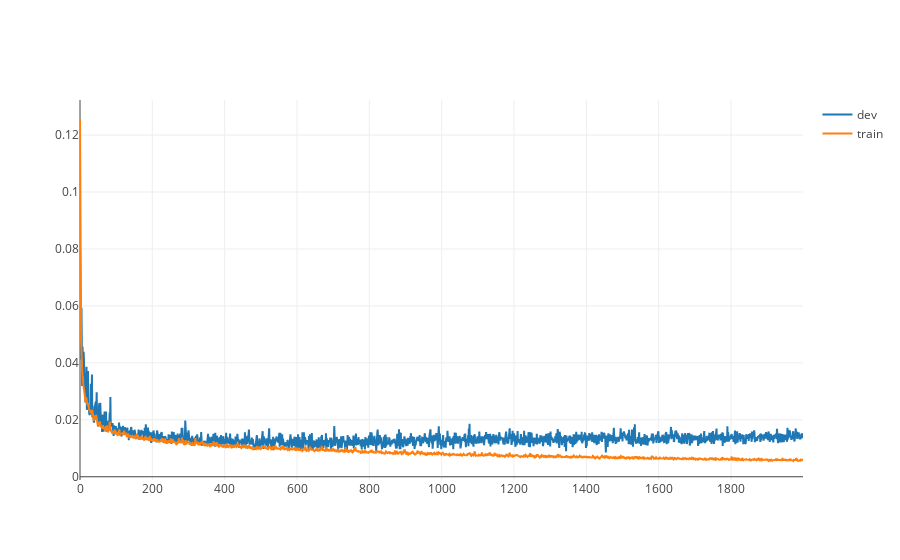

The cell this chart's notebook holds for it:
### Code cell
import plotly.offline as py
import plotly.graph_objs as go
py.init_notebook_mode(connected=True)

l = go.Scatter(y=history.history['loss'], name='train')
v = go.Scatter(y=history.history['val_loss'], name='dev')

data = [v,l]
py.iplot(data, filename='line-mode')

### Figure 1 — Plotly figure (JSON) as saved in the notebook; plotly's stock layout.template omitted (floating-point values rounded to 4 significant figures; data arrays with more than 128 entries replaced by an {"elided": "..."} marker saying what was removed)
{"data": [{"name": "dev", "type": "scatter", "y": {"elided": "2000 float values"}}, {"name": "train", "type": "scatter", "y": {"elided": "2000 float values"}}], "layout": {}}
